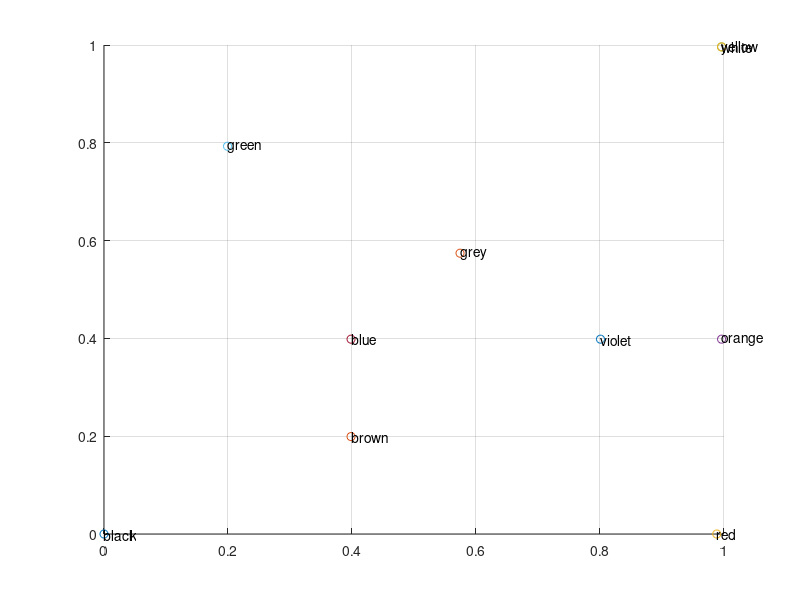

Source code (MATLAB):
clc;
clear 'all';


black = 	[0 0 0];
brown = 	[102 51 49];
red = 		[253 0 0];
orange = 	[255 102 0];
yellow = 	[255 255 0];
green = 	[51 203 51];
blue = 		[102 102 255];
violet = 	[205 102 255];
grey =		[147 147 147];
white = 	[255 255 255];

gold = 		[205 153 50];
silver = 	[204 204 204];

chart = [	black; 
			brown;
			red;
			orange;
			yellow;
			green;
			blue;
			violet;
			grey;
			white;]./256;

labels = {	'black'; 
			'brown';
			'red';
			'orange';
			'yellow';
			'green';
			'blue';
			'violet';
			'grey';
			'white'};

hold 'on';
grid 'on';
for k = 1:length(chart)
	scatter3(chart(k,1), chart(k,2), chart(k,3));
	text(chart(k,1), chart(k,2), chart(k,3), labels(k));
end
